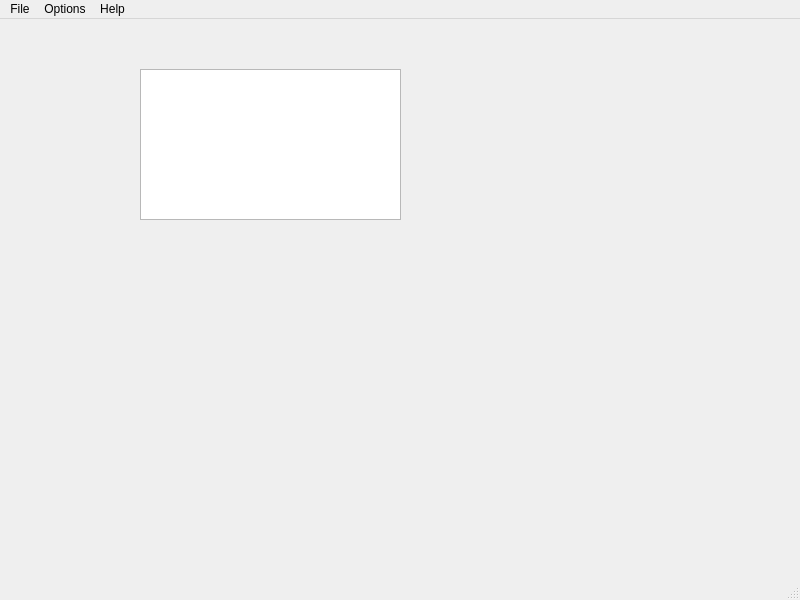
<?xml version="1.0" encoding="UTF-8"?>
<ui version="4.0">
 <class>MainWindow</class>
 <widget class="QMainWindow" name="MainWindow">
  <property name="geometry">
   <rect>
    <x>0</x>
    <y>0</y>
    <width>800</width>
    <height>600</height>
   </rect>
  </property>
  <property name="windowTitle">
   <string>MainWindow</string>
  </property>
  <widget class="QWidget" name="centralwidget">
   <widget class="QPlainTextEdit" name="plainTextEdit">
    <property name="geometry">
     <rect>
      <x>140</x>
      <y>50</y>
      <width>261</width>
      <height>151</height>
     </rect>
    </property>
   </widget>
  </widget>
  <widget class="QMenuBar" name="menubar">
   <property name="geometry">
    <rect>
     <x>0</x>
     <y>0</y>
     <width>800</width>
     <height>22</height>
    </rect>
   </property>
   <widget class="QMenu" name="menuFile">
    <property name="title">
     <string>File</string>
    </property>
    <addaction name="actionNew"/>
    <addaction name="separator"/>
    <addaction name="actionSave"/>
    <addaction name="actionSaveAs"/>
    <addaction name="separator"/>
    <addaction name="actionOpen"/>
   </widget>
   <widget class="QMenu" name="menuOptions">
    <property name="title">
     <string>Options</string>
    </property>
   </widget>
   <widget class="QMenu" name="menuHelp">
    <property name="title">
     <string>Help</string>
    </property>
   </widget>
   <addaction name="menuFile"/>
   <addaction name="menuOptions"/>
   <addaction name="menuHelp"/>
  </widget>
  <widget class="QStatusBar" name="statusbar"/>
  <action name="actionNew">
   <property name="text">
    <string>New...</string>
   </property>
  </action>
  <action name="actionSave">
   <property name="text">
    <string>Save</string>
   </property>
  </action>
  <action name="actionSaveAs">
   <property name="text">
    <string>SaveAs</string>
   </property>
  </action>
  <action name="actionOpen">
   <property name="text">
    <string>Open</string>
   </property>
  </action>
 </widget>
 <resources/>
 <connections/>
</ui>
